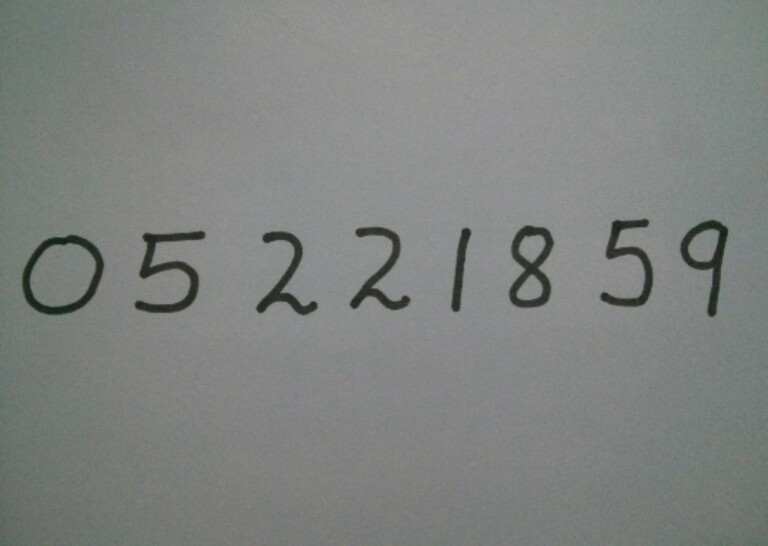
#> input picture test_image.jpg, 768 x 546 px
$ python imgproc.py   (older library calls are emulated)
#> lines starting #> are read from the running program, lines starting #| are printed output that depends on the picture; after the words box and inside, x2 and y2 are one past the last pixel; in counts of white or black regions, pixels touching at a corner belong together
import cv2
import numpy as np
from matplotlib import pyplot as plt
from PIL import Image

def process_image():

    images2 = []

    img = cv2.imread('test_image.jpg', 0)
#> img: shape (546, 768); min 25, max 155, mean 129.6
    im_gray = cv2.GaussianBlur(img, (5, 5), 0)

    ret, im_th = cv2.threshold(im_gray, 90, 255, cv2.THRESH_BINARY_INV)
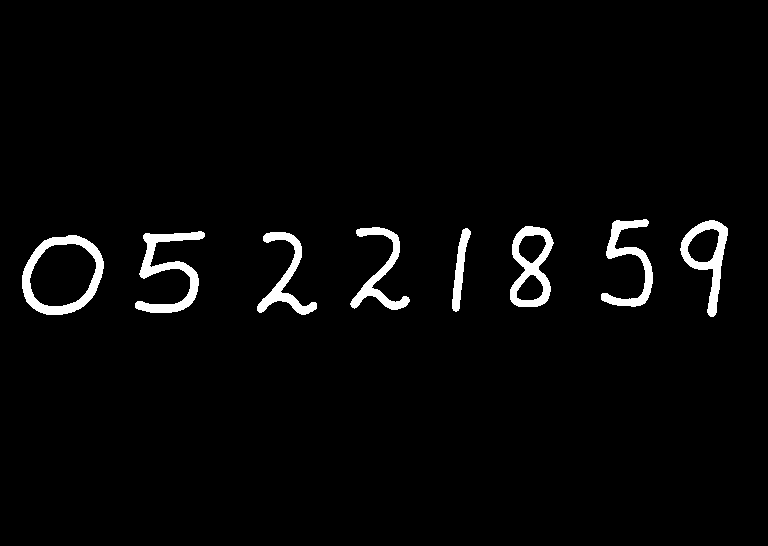
#> im_th: shape (546, 768); 2.8% white; 8 white regions

    _, ctrs, _ = cv2.findContours(im_th.copy(), cv2.RETR_EXTERNAL, cv2.CHAIN_APPROX_SIMPLE)
#> ctrs = 8 contours; box (x1, y1, x2, y2) and area: (22, 235, 104, 315) 4998, (510, 226, 554, 307) 2497, (680, 220, 728, 317) 2122, (135, 231, 205, 313) 1674, (601, 219, 653, 307) 1276, (257, 232, 317, 315) 1188, (350, 227, 410, 310) 1176, (452, 228, 471, 312) 585

    rects = [cv2.boundingRect(c) for c in ctrs]
#> rects = [(22, 235, 82, 80), (257, 232, 60, 83), (135, 231, 70, 82), (452, 228, 19, 84), (350, 227, 60, 83), (510, 226, 44, 81), (680, 220, 48, 97), (601, 219, 52, 88)]

    max_w = 0
    max_h = 0

    print(rects)
#| [(22, 235, 82, 80), (257, 232, 60, 83), (135, 231, 70, 82), (452, 228, 19, 84), (350, 227, 60, 83), (510, 226, 44, 81), (680, 220, 48, 97), (601, 219, 52, 88)]

    for rect in rects:
        (x, y, w, h) = rect

        if(w>max_w):
            max_w = w
        if(h>max_h):
            max_h = h
#> this loop made 8 passes
#> (x, y, w, h, max_w, max_h) on pass 1: (22, 235, 82, 80, 82, 80)
#> (x, y, w, h, max_h) on passes 2, 4, 7: (257, 232, 60, 83, 83), (452, 228, 19, 84, 84), (680, 220, 48, 97, 97)
#> after the loop, max_h = 97; max_w = 82

    if(max_h>=max_w):
        max_w = max_h
#> max_w = 97
    else:
        max_h = max_w

    for rect in rects:
        (x, y, w, h) = rect

        if w >= 15 and h >= 30:
            image_cropped = im_th[y:y+h, x:x+w]
            img_w, img_h = image_cropped.shape
            background = np.array([[0]*max_w]*max_w, dtype = np.uint8)
            bg_w, bg_h = max_h, max_w
            offset = (int((bg_w - img_w) / 2), int((bg_h - img_h) / 2))
            background[offset[0]:offset[0]+img_w, offset[1]:offset[1]+img_h] = image_cropped
            resized_image = cv2.resize(background, (28, 28))
            images2.append(resized_image)
#> this loop made 8 passes
#> (x, y, w, h, img_w, img_h, offset) on passes 1 to 8: (22, 235, 82, 80, 80, 82, (8, 7)), (257, 232, 60, 83, 83, 60, (7, 18)), (135, 231, 70, 82, 82, 70, (7, 13)), (452, 228, 19, 84, 84, 19, (6, 39)), (350, 227, 60, 83, 83, 60, (7, 18)), (510, 226, 44, 81, 81, 44, (8, 26)), (680, 220, 48, 97, 97, 48, (0, 24)), (601, 219, 52, 88, 88, 52, (4, 22))
#> pass 1, in process_image, `image_cropped = im_th[y:y+h, x:x+w]`:
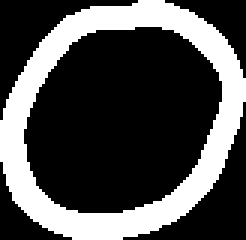
#> image_cropped: shape (80, 82) (shown 3 times larger); 29.9% white; 1 white region, box (x1, y1, x2, y2) and area: (0, 0, 82, 80) 1960
#> pass 1, in process_image, `resized_image = cv2.resize(background, (28, 28))`:
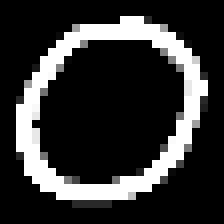
#> resized_image: shape (28, 28) (shown 8 times larger); min 0, max 255, mean 52.1
#> pass 2, in process_image, `image_cropped = im_th[y:y+h, x:x+w]`:
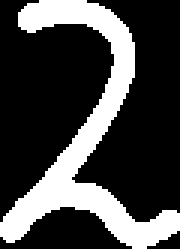
#> image_cropped: shape (83, 60) (shown 3 times larger); 26.8% white; 1 white region, box (x1, y1, x2, y2) and area: (0, 0, 60, 83) 1334
#> after the loop:
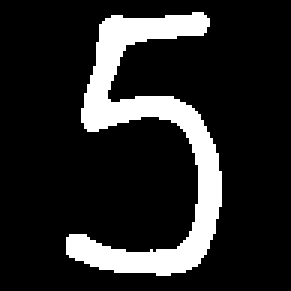
#> background: shape (97, 97) (shown 3 times larger); 15.5% white; 1 white region, box (x1, y1, x2, y2) and area: (22, 4, 74, 92) 1455
#> after the loop, images2 = 8 items

    # [8 lines of commented-out code are left out]

    return images2

def main():
    process_image()

if __name__ == "__main__":
    main()
